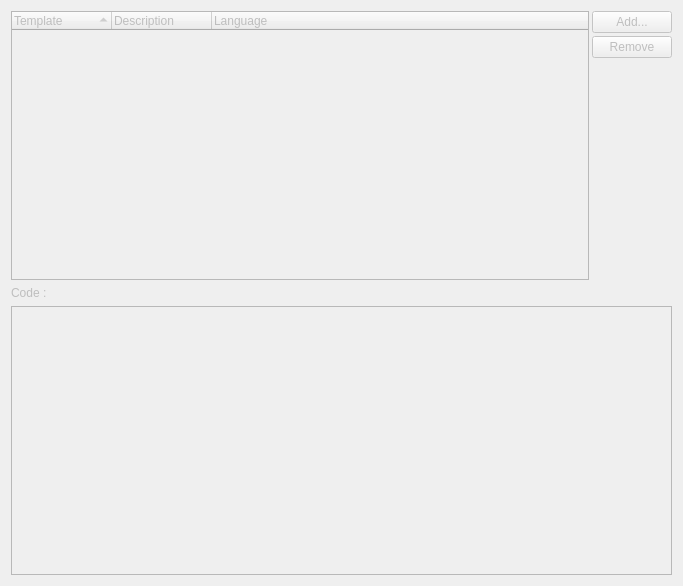
<?xml version="1.0" encoding="UTF-8"?>
<ui version="4.0">
 <class>Form</class>
 <widget class="QWidget" name="Form">
  <property name="enabled">
   <bool>false</bool>
  </property>
  <property name="geometry">
   <rect>
    <x>0</x>
    <y>0</y>
    <width>683</width>
    <height>586</height>
   </rect>
  </property>
  <property name="windowTitle">
   <string>Form</string>
  </property>
  <layout class="QVBoxLayout" name="verticalLayout">
   <item>
    <layout class="QGridLayout">
     <property name="spacing">
      <number>3</number>
     </property>
     <item row="1" column="1">
      <widget class="QPushButton" name="pbAbbreviationsRemove">
       <property name="text">
        <string>Remove</string>
       </property>
      </widget>
     </item>
     <item row="0" column="0" rowspan="3">
      <widget class="QTreeWidget" name="twAbbreviations">
       <property name="editTriggers">
        <set>QAbstractItemView::NoEditTriggers</set>
       </property>
       <property name="alternatingRowColors">
        <bool>true</bool>
       </property>
       <property name="rootIsDecorated">
        <bool>false</bool>
       </property>
       <property name="itemsExpandable">
        <bool>false</bool>
       </property>
       <property name="sortingEnabled">
        <bool>true</bool>
       </property>
       <property name="allColumnsShowFocus">
        <bool>true</bool>
       </property>
       <column>
        <property name="text">
         <string>Template</string>
        </property>
       </column>
       <column>
        <property name="text">
         <string>Description</string>
        </property>
       </column>
       <column>
        <property name="text">
         <string>Language</string>
        </property>
       </column>
      </widget>
     </item>
     <item row="0" column="1">
      <widget class="QPushButton" name="pbAbbreviationsAdd">
       <property name="text">
        <string>Add...</string>
       </property>
      </widget>
     </item>
     <item row="2" column="1">
      <spacer>
       <property name="orientation">
        <enum>Qt::Vertical</enum>
       </property>
       <property name="sizeHint" stdset="0">
        <size>
         <width>20</width>
         <height>16</height>
        </size>
       </property>
      </spacer>
     </item>
    </layout>
   </item>
   <item>
    <widget class="QLabel" name="lAbbreviationsCode">
     <property name="text">
      <string>Code :</string>
     </property>
    </widget>
   </item>
   <item>
    <widget class="QTextEdit" name="teAbbreviationsCode">
     <property name="lineWrapMode">
      <enum>QTextEdit::NoWrap</enum>
     </property>
     <property name="tabStopWidth">
      <number>40</number>
     </property>
     <property name="acceptRichText">
      <bool>false</bool>
     </property>
    </widget>
   </item>
  </layout>
 </widget>
 <resources/>
 <connections/>
</ui>
